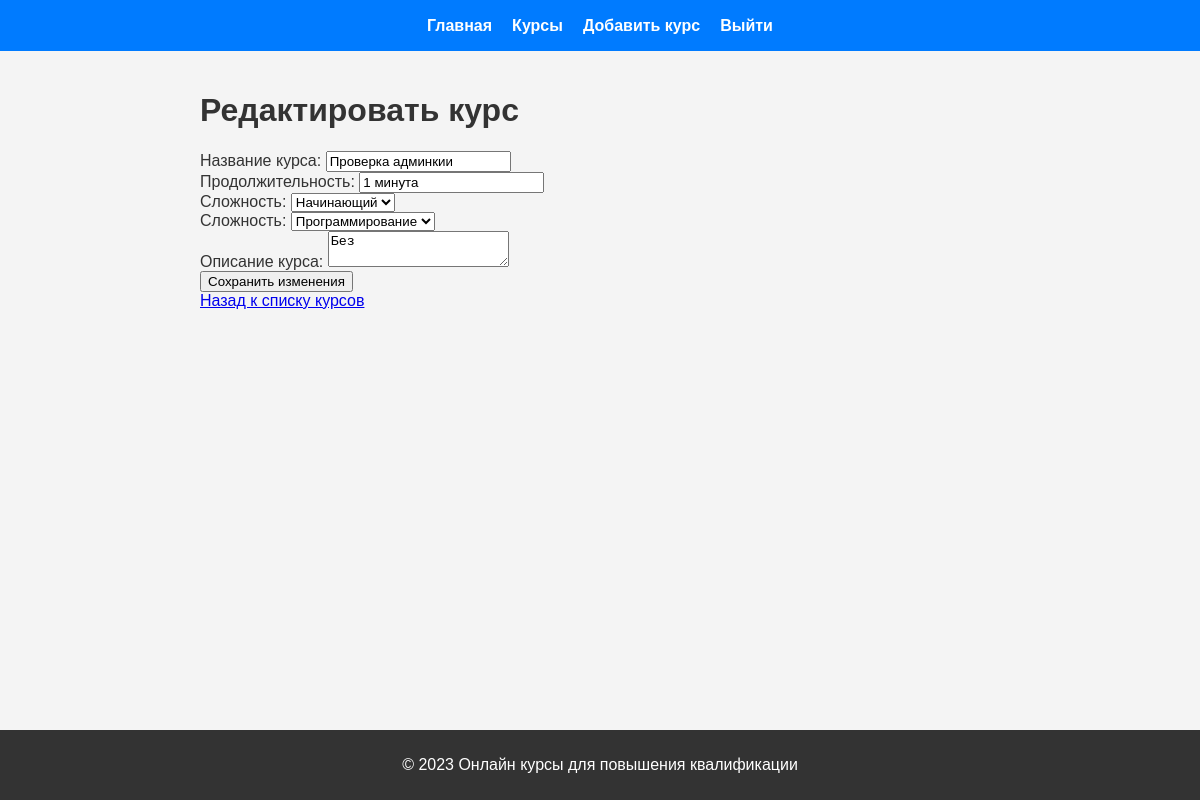
The app's page /edit_course/5 (signed in) with its own data.
### tables this page shows
CREATE TABLE courses (
    id INTEGER PRIMARY KEY AUTOINCREMENT,
    title TEXT NOT NULL,
    duration TEXT NOT NULL,
    difficulty TEXT NOT NULL,
    description TEXT
, category);

### main.py (the view)
@app.route('/edit_course/<int:course_id>', methods=['GET'])
def show_edit_course_form(course_id):
    if 'user_id' not in session or session.get('role') != 'admin':
        flash('Доступ запрещен. Только администраторы могут редактировать курсы.', 'error')
        return redirect(url_for('show_courses'))
    course = get_course_by_id(course_id)
    if course:
        return render_template('edit_course.html', course=course)
    return "Курс не найден", 404

### main.py (called while the page is built)
def get_course_by_id(course_id):
    conn = sqlite3.connect('courses.db')
    cursor = conn.cursor()
    cursor.execute('SELECT * FROM courses WHERE id = ?', (course_id,))
    course = cursor.fetchone()  # Получаем одну запись
    conn.close()
    return course

### templates/edit_course.html (shortened to what this page needs)
{% extends "base.html" %}
{% block content %}
<h1>Редактировать курс</h1>
<form method="POST" action="{{ url_for('edit_course', course_id=course[0]) }}">
    <div>
        <label for="title">Название курса:</label>
        <input type="text" id="title" name="title" value="{{ course[1] }}" required>
    </div>
    <div>
        <label for="duration">Продолжительность:</label>
        <input type="text" id="duration" name="duration" value="{{ course[2] }}" required>
    </div>
    <div>
        <label for="difficulty">Сложность:</label>
        <select id="difficulty" name="difficulty" required>
            <option value="Начинающий" {% if course[3] == "Начинающий" %} selected {% endif %}>Начинающий</option>
        </select>
    </div>
    <div>
        <label for="category">Сложность:</label>
        <select id="category" name="category" required>
            <option value="Программирование" {% if course[5] == "Программирование" %} selected {% endif %}>Программирование</option>
        </select>
    </div>
    <div>
        <label for="description">Описание курса:</label>
        <textarea id="description" name="description" required>{{ course[4] }}</textarea>
    </div>
    <div>
        <button type="submit">Сохранить изменения</button>
    </div>
</form>
<a href="{{ url_for('show_courses') }}">Назад к списку курсов</a>
{% endblock %}

### static/css/styles.css (style rules this page uses)
body { font-family: Arial, sans-serif; margin: 0; padding: 0; background-color: #f4f4f4; color: #333; }

### records on screen
courses: title "Проверка админкии", duration "1 минута", difficulty "Начинающий", category "Программирование", description "Без"
